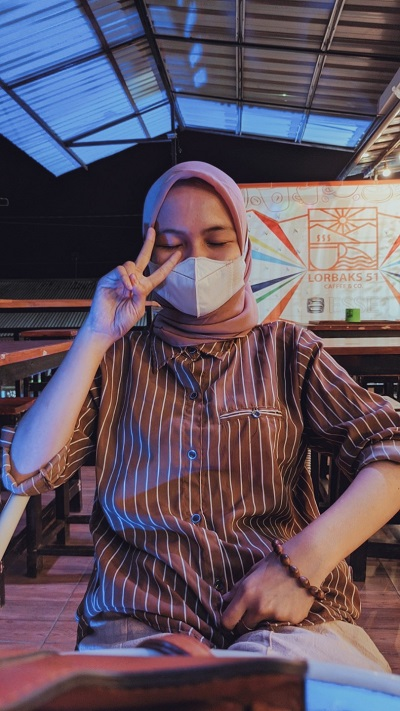
#> input picture dila4.jpg, 400 x 711 px
$ python lowpass.py
#> lines starting #> are read from the running program, lines starting #| are printed output that depends on the picture
import numpy as np
import cv2
from matplotlib import pyplot as plt

img = cv2.imread('dila4.jpg',0)
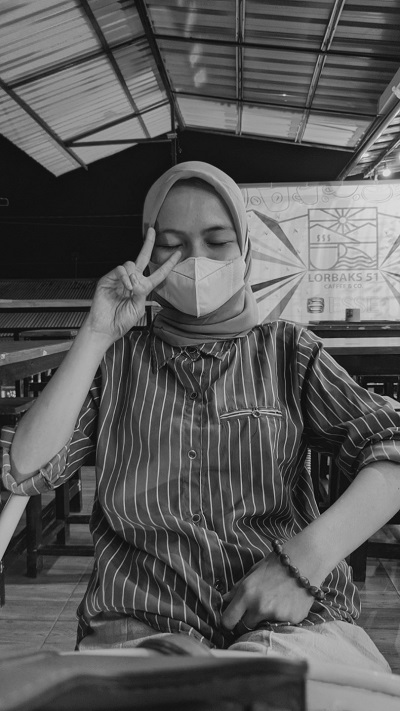
#> img: shape (711, 400); min 2, max 232, mean 89.1

dft = cv2.dft(np.float32(img),flags = cv2.DFT_COMPLEX_OUTPUT)
dft_shift = np.fft.fftshift(dft)

rows, cols = img.shape
#> rows = 711; cols = 400
crow,ccol = int(rows/2) , int( cols/2)
#> crow = 355; ccol = 200

mask = np.zeros((rows,cols,2),np.uint8)
mask[crow-30:crow+30, ccol-30:ccol+30] = 1

fshift = dft_shift*mask
f_ishift = np.fft.ifftshift(fshift)
img_back = cv2.idft(f_ishift)
img_back = cv2.magnitude(img_back[:,:,0],img_back[:,:,1])
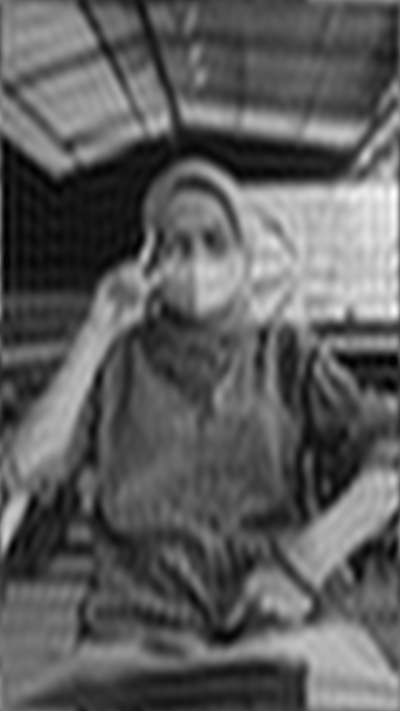
#> img_back: shape (711, 400) float32; min 22367.1, max 68788224, mean 25342698; drawn with min black and max white

plt.subplot(121),plt.imshow(img, cmap = 'gray')
plt.title('Input Image'), plt.xticks([]), plt.yticks([])
plt.subplot(122),plt.imshow(img_back, cmap = 'gray')
plt.title('Magnitude Spectrum'), plt.xticks([]), plt.yticks([])
plt.show()
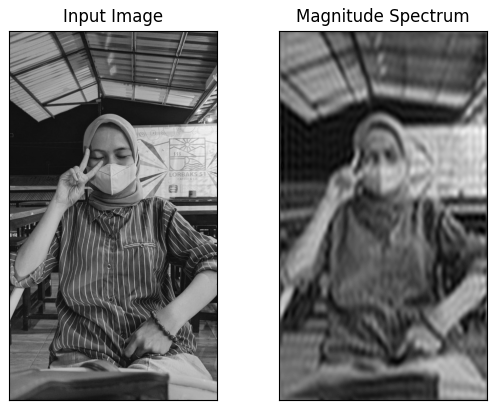
#> figure drawn by matplotlib, 2 panels
